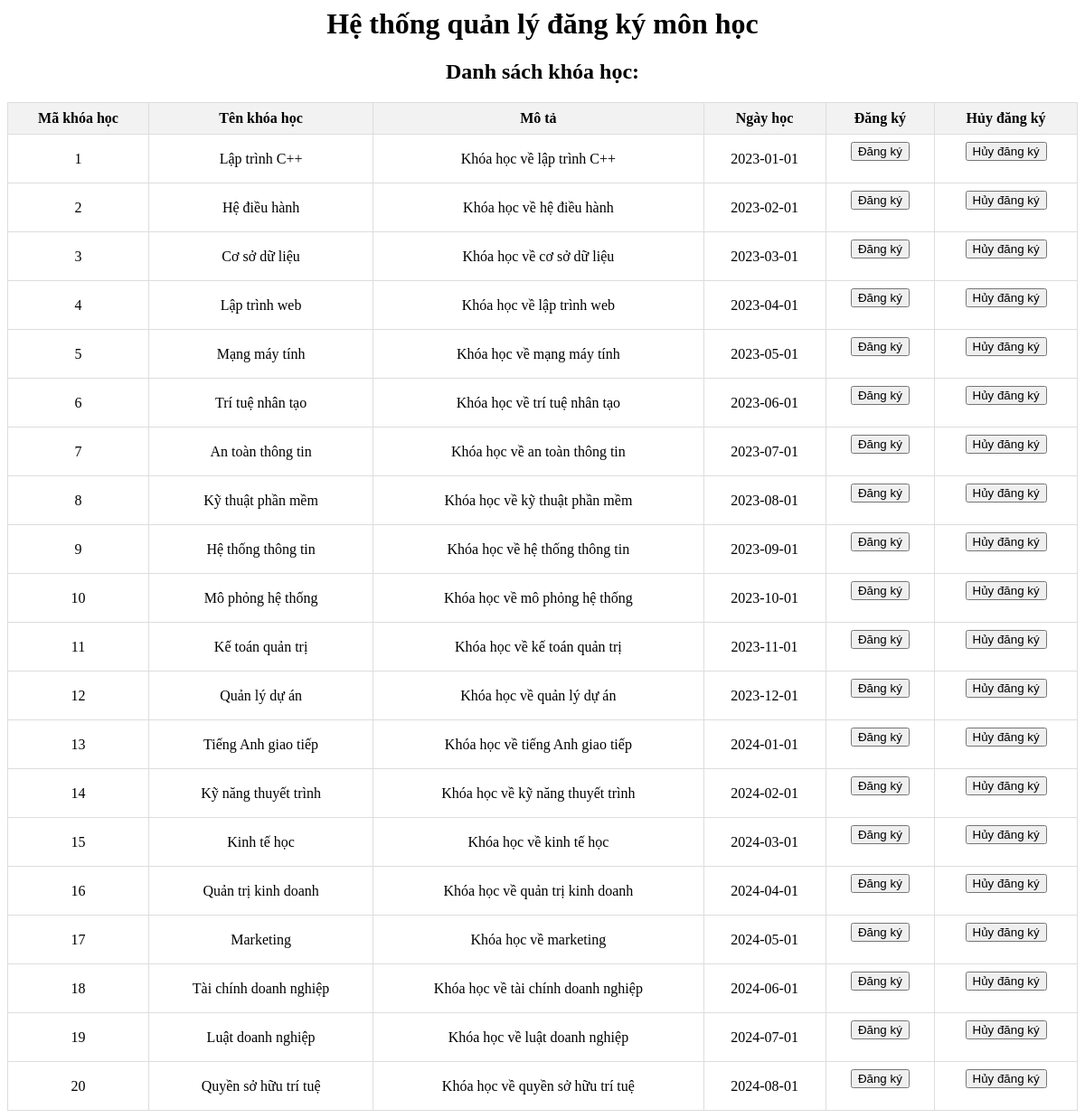
Page /models/course.php on the committed database.
### tables this page shows
CREATE TABLE IF NOT EXISTS `courses` (
  `CourseID` int(11) NOT NULL,
  `Title` varchar(50) DEFAULT NULL,
  `Desception` varchar(50) DEFAULT NULL,
  `Schedule` date DEFAULT NULL,
  `DepartmentID` int(11) DEFAULT NULL,
  `StudentID` int(11) DEFAULT NULL,
  `ClassID` int(11) DEFAULT NULL,
  PRIMARY KEY (`CourseID`),
  KEY `fk_courses_departments` (`DepartmentID`),
  KEY `FK_StudentID` (`StudentID`),
  KEY `FK_ClassID` (`ClassID`),
  CONSTRAINT `FK_ClassID` FOREIGN KEY (`ClassID`) REFERENCES `courseclasses` (`ClassID`),
  CONSTRAINT `FK_StudentID` FOREIGN KEY (`StudentID`) REFERENCES `students` (`StudentID`),
  CONSTRAINT `fk_courses_departments` FOREIGN KEY (`DepartmentID`) REFERENCES `departments` (`DepartmentID`)
);

### models/course.php (the view, shortened to what this page needs)
<?php
$servername = "localhost";
$username = "root";
$password = "2051060528";
$dbname = "btth02";
$conn = new mysqli($servername, $username, $password, $dbname);
function getCourses()
{
    global $conn;
    $courseQuery = "SELECT * FROM courses";
    $courseResult = $conn->query($courseQuery);
    if ($courseResult->num_rows > 0) {
        echo "<h2>Danh sách khóa học:</h2>";
        echo "<table class=\"course-table\">";
        echo "<tr><th>Mã khóa học</th><th>Tên khóa học</th><th>Mô tả</th><th>Ngày học</th><th>Đăng ký</th><th>Hủy đăng ký</th></tr>";
        while ($row = $courseResult->fetch_assoc()) {
            echo "<tr>";
            echo "<td>" . $row['CourseID'] . "</td>";
            echo "<td>" . $row['Title'] . "</td>";
            echo "<td>" . $row['Desception'] . "</td>";
            echo "<td>" . $row['Schedule'] . "</td>";
            echo "<td>";
            echo "<form action=\"class.php\" method=\"post\">";
            echo "<input type=\"submit\" name=\"register\" value=\"Đăng ký\">";
            echo "</form>";
            echo "</td>";
            echo "<td>";
            echo "<form action=\"student.php\" method=\"post\">";
            echo "<input type=\"submit\" name=\"unregister\" value=\"Hủy đăng ký\">";
            echo "</form>";
            echo "</td>";
            echo "</tr>";
        }
        echo "</table>";
    } else {
        echo "Không có khóa học nào.";
    }
}
echo "<h1>Hệ thống quản lý đăng ký môn học</h1>";
getCourses();
?>

### models/course.php (style rules this page uses)
h1, h2 { text-align: center; }
.course-table { width: 100%; border-collapse: collapse; }
.course-table th, .course-table td { padding: 8px; text-align: center; border: 1px solid #ddd; }
.course-table th { background-color: #f2f2f2; }

### rows in the picture
courses: CourseID "1", Title "Lập trình C++", Desception "Khóa học về lập trình C++", Schedule "2023-01-01"
courses: CourseID "2", Title "Hệ điều hành", Desception "Khóa học về hệ điều hành", Schedule "2023-02-01"
courses: CourseID "3", Title "Cơ sở dữ liệu", Desception "Khóa học về cơ sở dữ liệu", Schedule "2023-03-01"
courses: CourseID "4", Title "Lập trình web", Desception "Khóa học về lập trình web", Schedule "2023-04-01"
courses: CourseID "5", Title "Mạng máy tính", Desception "Khóa học về mạng máy tính", Schedule "2023-05-01"
courses: CourseID "6", Title "Trí tuệ nhân tạo", Desception "Khóa học về trí tuệ nhân tạo", Schedule "2023-06-01"
courses: CourseID "7", Title "An toàn thông tin", Desception "Khóa học về an toàn thông tin", Schedule "2023-07-01"
courses: CourseID "8", Title "Kỹ thuật phần mềm", Desception "Khóa học về kỹ thuật phần mềm", Schedule "2023-08-01"
courses: CourseID "9", Title "Hệ thống thông tin", Desception "Khóa học về hệ thống thông tin", Schedule "2023-09-01"
courses: CourseID "10", Title "Mô phỏng hệ thống", Desception "Khóa học về mô phỏng hệ thống", Schedule "2023-10-01"
courses: CourseID "11", Title "Kế toán quản trị", Desception "Khóa học về kế toán quản trị", Schedule "2023-11-01"
courses: CourseID "12", Title "Quản lý dự án", Desception "Khóa học về quản lý dự án", Schedule "2023-12-01"
courses: CourseID "13", Title "Tiếng Anh giao tiếp", Desception "Khóa học về tiếng Anh giao tiếp", Schedule "2024-01-01"
courses: CourseID "14", Title "Kỹ năng thuyết trình", Desception "Khóa học về kỹ năng thuyết trình", Schedule "2024-02-01"
courses: CourseID "15", Title "Kinh tế học", Desception "Khóa học về kinh tế học", Schedule "2024-03-01"
courses: CourseID "16", Title "Quản trị kinh doanh", Desception "Khóa học về quản trị kinh doanh", Schedule "2024-04-01"
courses: CourseID "17", Title "Marketing", Desception "Khóa học về marketing", Schedule "2024-05-01"
courses: CourseID "18", Title "Tài chính doanh nghiệp", Desception "Khóa học về tài chính doanh nghiệp", Schedule "2024-06-01"
courses: CourseID "19", Title "Luật doanh nghiệp", Desception "Khóa học về luật doanh nghiệp", Schedule "2024-07-01"
courses: CourseID "20", Title "Quyền sở hữu trí tuệ", Desception "Khóa học về quyền sở hữu trí tuệ", Schedule "2024-08-01"
